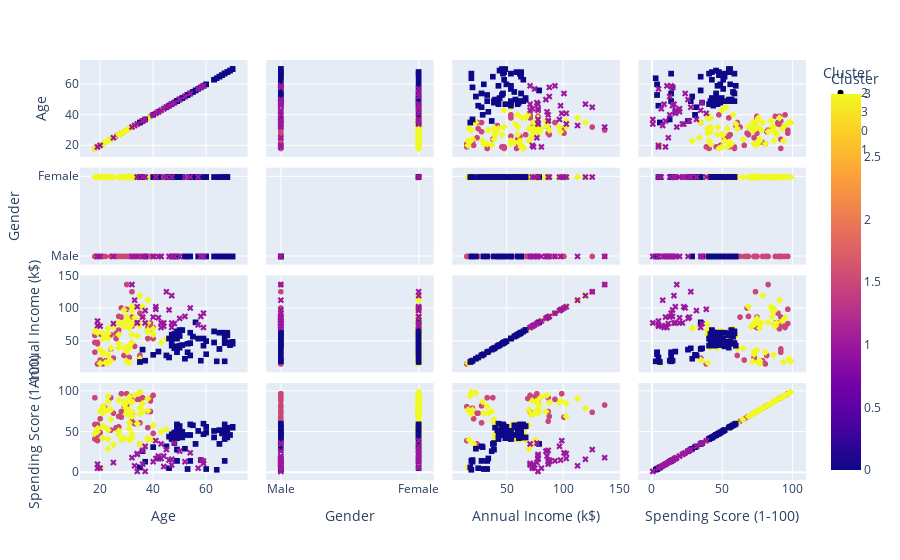

This figure's notebook cell:
### Code cell
def visualize_clusters(df):
    fig = px.scatter_matrix(df, dimensions=['Age','Gender', 'Annual Income (k$)', 'Spending Score (1-100)'],
                            color='Cluster', symbol='Cluster')
    fig.show()

# Visualize clusters
visualize_clusters(df)

### Figure 1 — Plotly figure (JSON) as saved in the notebook; plotly's stock layout.template omitted (floating-point values rounded to 4 significant figures)
{"data": [{"dimensions": [{"axis": {"matches": true}, "label": "Age", "values": [19, 21, 22, 20, 35, 25, 31, 29, 35, 18, 24, 33, 19, 18, 19, 26, 40, 38, 18, 24, 20, 26, 19, 27, 39, 40, 38, 39, 32, 32, 28, 34, 39, 32, 28, 36, 27, 35, 30, 28, 32, 30]}, {"axis": {"matches": true}, "label": "Gender", "values": ["Male", "Male", "Male", "Male", "Male", "Male", "Male", "Male", "Male", "Male", "Male", "Male", "Male", "Male", "Male", "Male", "Male", "Male", "Male", "Male", "Male", "Male", "Male", "Male", "Male", "Male", "Male", "Male", "Male", "Male", "Male", "Male", "Male", "Male", "Male", "Male", "Male", "Male", "Male", "Male", "Male", "Male"]}, {"axis": {"matches": true}, "label": "Annual Income (k$)", "values": [15, 15, 20, 21, 24, 24, 25, 28, 28, 33, 38, 42, 46, 48, 48, 54, 54, 54, 59, 60, 61, 62, 64, 67, 69, 71, 71, 71, 73, 75, 77, 78, 78, 87, 87, 87, 88, 93, 99, 101, 126, 137]}, {"axis": {"matches": true}, "label": "Spending Score (1-100)", "values": [39, 81, 79, 66, 35, 73, 73, 82, 61, 92, 92, 60, 55, 59, 59, 54, 48, 55, 41, 52, 49, 55, 46, 56, 91, 95, 75, 75, 73, 93, 97, 90, 88, 63, 75, 92, 69, 90, 97, 68, 74, 83]}], "hovertemplate": "Cluster=%{marker.color}<br>%{xaxis.title.text}=%{x}<br>%{yaxis.title.text}=%{y}<extra></extra>", "legendgroup": "2", "marker": {"color": [2, 2, 2, 2, 2, 2, 2, 2, 2, 2, 2, 2, 2, 2, 2, 2, 2, 2, 2, 2, 2, 2, 2, 2, 2, 2, 2, 2, 2, 2, 2, 2, 2, 2, 2, 2, 2, 2, 2, 2, 2, 2], "coloraxis": "coloraxis", "symbol": "circle"}, "name": "2", "showlegend": true, "type": "splom"}, {"dimensions": [{"axis": {"matches": true}, "label": "Age", "values": [20, 23, 31, 22, 23, 30, 35, 24, 35, 35, 23, 21, 21, 30, 20, 31, 24, 27, 29, 31, 31, 27, 43, 32, 45, 23, 21, 22, 34, 40, 32, 27, 23, 21, 19, 38, 18, 19, 38, 40, 23, 31, 25, 31, 29, 35, 28, 32, 32, 38, 27, 30, 30, 29, 31, 36, 33, 30, 32, 29, 36, 32, 38, 35]}, {"axis": {"matches": true}, "label": "Gender", "values": ["Female", "Female", "Female", "Female", "Female", "Female", "Female", "Female", "Female", "Female", "Female", "Female", "Female", "Female", "Female", "Female", "Female", "Female", "Female", "Female", "Female", "Female", "Female", "Female", "Female", "Female", "Female", "Female", "Female", "Female", "Female", "Female", "Female", "Female", "Female", "Female", "Female", "Female", "Female", "Female", "Female", "Female", "Female", "Female", "Female", "Female", "Female", "Female", "Female", "Female", "Female", "Female", "Female", "Female", "Female", "Female", "Female", "Female", "Female", "Female", "Female", "Female", "Female", "Female"]}, {"axis": {"matches": true}, "label": "Annual Income (k$)", "values": [16, 16, 17, 17, 18, 19, 19, 20, 21, 23, 29, 30, 33, 34, 37, 39, 39, 40, 40, 40, 43, 46, 48, 48, 54, 54, 54, 57, 58, 60, 60, 60, 62, 62, 63, 64, 65, 65, 67, 69, 70, 70, 72, 72, 73, 74, 76, 76, 77, 78, 78, 78, 78, 79, 81, 85, 86, 88, 97, 98, 103, 103, 113, 120]}, {"axis": {"matches": true}, "label": "Spending Score (1-100)", "values": [6, 77, 40, 76, 94, 72, 99, 77, 35, 98, 87, 73, 81, 73, 75, 61, 65, 47, 42, 42, 54, 51, 50, 47, 53, 52, 57, 55, 60, 40, 42, 50, 41, 42, 54, 42, 48, 50, 40, 58, 29, 77, 34, 71, 88, 72, 40, 87, 74, 76, 89, 78, 73, 83, 93, 75, 95, 86, 86, 88, 85, 69, 91, 79]}], "hovertemplate": "Cluster=%{marker.color}<br>%{xaxis.title.text}=%{x}<br>%{yaxis.title.text}=%{y}<extra></extra>", "legendgroup": "3", "marker": {"color": [3, 3, 3, 3, 3, 3, 3, 3, 3, 3, 3, 3, 3, 3, 3, 3, 3, 3, 3, 3, 3, 3, 3, 3, 3, 3, 3, 3, 3, 3, 3, 3, 3, 3, 3, 3, 3, 3, 3, 3, 3, 3, 3, 3, 3, 3, 3, 3, 3, 3, 3, 3, 3, 3, 3, 3, 3, 3, 3, 3, 3, 3, 3, 3], "coloraxis": "coloraxis", "symbol": "diamond"}, "name": "3", "showlegend": true, "type": "splom"}, {"dimensions": [{"axis": {"matches": true}, "label": "Age", "values": [35, 64, 67, 58, 37, 52, 46, 54, 45, 40, 60, 53, 49, 42, 36, 65, 48, 49, 50, 49, 59, 50, 47, 51, 69, 53, 70, 67, 54, 63, 68, 70, 47, 60, 60, 59, 49, 57, 67, 46, 48, 55, 50, 68, 48, 47, 48, 49, 67, 49, 66, 54, 68, 66, 65, 63, 49, 51, 50, 56]}, {"axis": {"matches": true}, "label": "Gender", "values": ["Female", "Male", "Male", "Female", "Male", "Male", "Female", "Female", "Female", "Female", "Male", "Male", "Female", "Female", "Female", "Female", "Male", "Female", "Female", "Female", "Male", "Female", "Male", "Female", "Male", "Male", "Male", "Female", "Female", "Male", "Female", "Male", "Female", "Female", "Female", "Male", "Female", "Male", "Male", "Female", "Male", "Female", "Female", "Female", "Male", "Female", "Male", "Female", "Male", "Male", "Female", "Male", "Male", "Male", "Male", "Female", "Female", "Female", "Female", "Female"]}, {"axis": {"matches": true}, "label": "Annual Income (k$)", "values": [18, 19, 19, 20, 20, 23, 25, 28, 28, 29, 30, 33, 33, 34, 37, 38, 39, 39, 40, 42, 43, 43, 43, 44, 44, 46, 46, 47, 47, 48, 48, 49, 49, 50, 50, 54, 54, 54, 54, 54, 54, 57, 58, 59, 60, 60, 61, 62, 62, 62, 63, 63, 63, 63, 63, 65, 65, 67, 67, 79]}, {"axis": {"matches": true}, "label": "Spending Score (1-100)", "values": [6, 3, 14, 15, 13, 29, 5, 14, 32, 31, 4, 4, 14, 17, 26, 35, 36, 28, 55, 52, 60, 45, 41, 50, 46, 46, 56, 52, 59, 51, 48, 55, 42, 49, 56, 47, 42, 51, 41, 44, 46, 58, 46, 55, 49, 47, 42, 48, 59, 56, 50, 46, 43, 48, 52, 43, 59, 43, 57, 35]}], "hovertemplate": "Cluster=%{marker.color}<br>%{xaxis.title.text}=%{x}<br>%{yaxis.title.text}=%{y}<extra></extra>", "legendgroup": "0", "marker": {"color": [0, 0, 0, 0, 0, 0, 0, 0, 0, 0, 0, 0, 0, 0, 0, 0, 0, 0, 0, 0, 0, 0, 0, 0, 0, 0, 0, 0, 0, 0, 0, 0, 0, 0, 0, 0, 0, 0, 0, 0, 0, 0, 0, 0, 0, 0, 0, 0, 0, 0, 0, 0, 0, 0, 0, 0, 0, 0, 0, 0], "coloraxis": "coloraxis", "symbol": "square"}, "name": "0", "showlegend": true, "type": "splom"}, {"dimensions": [{"axis": {"matches": true}, "label": "Age", "values": [43, 59, 47, 20, 44, 19, 57, 25, 48, 34, 43, 44, 47, 37, 34, 19, 50, 42, 36, 40, 36, 52, 58, 59, 37, 46, 41, 54, 41, 34, 33, 47, 45, 32]}, {"axis": {"matches": true}, "label": "Gender", "values": ["Male", "Male", "Male", "Male", "Female", "Male", "Female", "Male", "Male", "Female", "Male", "Female", "Female", "Male", "Male", "Male", "Male", "Male", "Female", "Male", "Male", "Female", "Male", "Male", "Female", "Male", "Female", "Female", "Female", "Female", "Male", "Female", "Female", "Male"]}, {"axis": {"matches": true}, "label": "Annual Income (k$)", "values": [71, 71, 71, 73, 73, 74, 75, 77, 77, 78, 78, 78, 78, 78, 78, 81, 85, 86, 87, 87, 87, 88, 88, 93, 97, 98, 99, 101, 103, 103, 113, 120, 126, 137]}, {"axis": {"matches": true}, "label": "Spending Score (1-100)", "values": [35, 11, 9, 5, 7, 10, 5, 12, 36, 22, 17, 20, 16, 1, 1, 5, 26, 20, 27, 13, 10, 13, 15, 14, 32, 15, 39, 24, 17, 23, 8, 16, 28, 18]}], "hovertemplate": "Cluster=%{marker.color}<br>%{xaxis.title.text}=%{x}<br>%{yaxis.title.text}=%{y}<extra></extra>", "legendgroup": "1", "marker": {"color": [1, 1, 1, 1, 1, 1, 1, 1, 1, 1, 1, 1, 1, 1, 1, 1, 1, 1, 1, 1, 1, 1, 1, 1, 1, 1, 1, 1, 1, 1, 1, 1, 1, 1], "coloraxis": "coloraxis", "symbol": "x"}, "name": "1", "showlegend": true, "type": "splom"}], "layout": {"autosize": true, "coloraxis": {"colorbar": {"title": {"text": "Cluster"}}, "colorscale": [[0, "#0d0887"], [0.1111, "#46039f"], [0.2222, "#7201a8"], [0.3333, "#9c179e"], [0.4444, "#bd3786"], [0.5556, "#d8576b"], [0.6667, "#ed7953"], [0.7778, "#fb9f3a"], [0.8889, "#fdca26"], [1, "#f0f921"]]}, "dragmode": "select", "legend": {"title": {"text": "Cluster"}, "tracegroupgap": 0}, "margin": {"t": 60}, "xaxis": {"autorange": true, "range": [9.438, 78.56], "type": "linear"}, "xaxis2": {"autorange": true, "range": [-0.1647, 1.165], "type": "category"}, "xaxis3": {"autorange": true, "range": [-5.088, 157.1], "type": "linear"}, "xaxis4": {"autorange": true, "range": [-15.14, 115.1], "type": "linear"}, "yaxis": {"autorange": true, "range": [9.438, 78.56], "type": "linear"}, "yaxis2": {"autorange": true, "range": [-0.1647, 1.165], "type": "category"}, "yaxis3": {"autorange": true, "range": [-5.088, 157.1], "type": "linear"}, "yaxis4": {"autorange": true, "range": [-15.14, 115.1], "type": "linear"}}}
